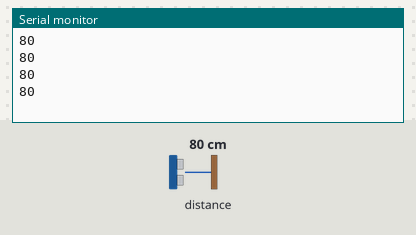
The sketch below on a simulated Arduino Uno, built with avr-gcc and run on an emulated ATmega328P. Shown: the last lines printed to the serial monitor. Wiring (inferred from the names in the program): SRF02/SRF08 range finder at I2C address 0x72; SRF02/SRF08 range finder at I2C address 0x73. The test bench sets the inputs (shaded band); at power-on: distance to the obstacle 80 cm. The echo pulse lasts 58.3 µs per cm.

Above: at 1.2 s.
1.3 s: distance to the obstacle set to 2 cm
At 1.57 s:
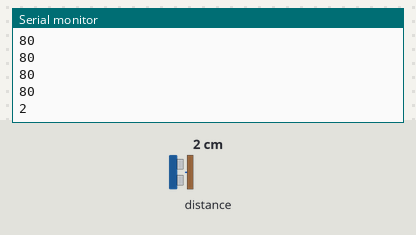
2.8 s: distance to the obstacle set to 4 cm
At 2.86 s:
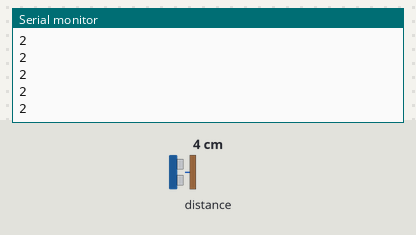
Timing chart, 0 to 5.8 s (numbered marks = the images above; inputs shaded):
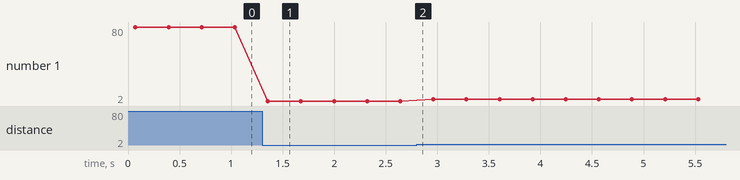

Measured:
- after the input at 1.3 s, the serial monitor: prints a new line after 0.06 s (image 1)
- plotted number 1: 80 → 2 after the input at 1.3 s, 2 → 4 after the input at 2.8 s

The sketch:

srf02_test_reprogram.ino
```cpp
#include <Wire.h>

void setup() {
  Wire.begin();                // join i2c bus (address optional for master)
  Serial.begin(9600);          // start serial communication at 9600bps

  changeAddress(114, 230);
}

int reading = 0;

void loop() {
  // step 1: instruct sensor to read echoes
  Wire.beginTransmission(115); // transmit to device #115 (0x70)
  // the address specified in the datasheet is 224 (0xE0)
  // but i2c adressing uses the high 7 bits so it's 115
  Wire.write(byte(0x00));      // sets register pointer to the command register (0x00)
  Wire.write(byte(0x51));      // command sensor to measure in "inches" (0x50)
  // use 0x51 for centimeters
  // use 0x52 for ping microseconds
  Wire.endTransmission();      // stop transmitting

  // step 2: wait for readings to happen
  delay(70);                   // datasheet suggests at least 65 milliseconds

  // step 3: instruct sensor to return a particular echo reading
  Wire.beginTransmission(115); // transmit to device #115
  Wire.write(byte(0x02));      // sets register pointer to echo #1 register (0x02)
  Wire.endTransmission();      // stop transmitting

  // step 4: request reading from sensor
  Wire.requestFrom(115, 2);    // request 2 bytes from slave device #115

  // step 5: receive reading from sensor
  if (2 <= Wire.available()) { // if two bytes were received
    reading = Wire.read();  // receive high byte (overwrites previous reading)
    reading = reading << 8;    // shift high byte to be high 8 bits
    reading |= Wire.read(); // receive low byte as lower 8 bits
    Serial.println(reading);   // print the reading
  }

  delay(250);                  // wait a bit since people have to read the output :)
}

// The following code changes the address of a Devantech Ultrasonic Range Finder (SRF10 or SRF08)
// usage: changeAddress(0x70, 0xE6);

void changeAddress(byte oldAddress, byte newAddress)
{
  Wire.beginTransmission(oldAddress);
  Wire.write(byte(0x00));
  Wire.write(byte(0xA0));
  Wire.endTransmission();

  Wire.beginTransmission(oldAddress);
  Wire.write(byte(0x00));
  Wire.write(byte(0xAA));
  Wire.endTransmission();

  Wire.beginTransmission(oldAddress);
  Wire.write(byte(0x00));
  Wire.write(byte(0xA5));
  Wire.endTransmission();

  Wire.beginTransmission(oldAddress);
  Wire.write(byte(0x00));
  Wire.write(newAddress);
  Wire.endTransmission();
}
```
